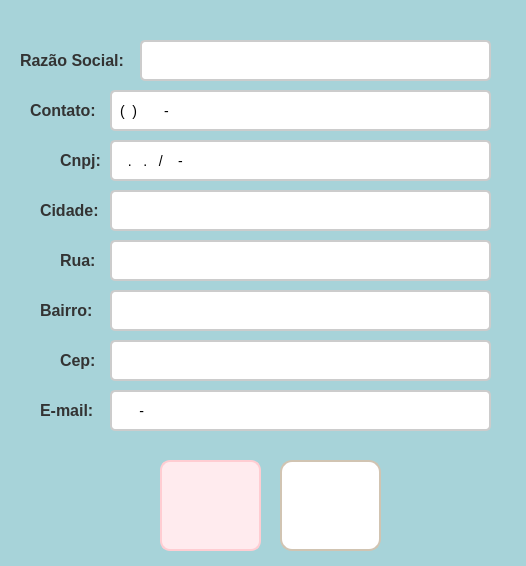
<?xml version="1.0" encoding="UTF-8"?>
<ui version="4.0">
 <class>frm_DadosFornecedor</class>
 <widget class="QWidget" name="frm_DadosFornecedor">
  <property name="geometry">
   <rect>
    <x>0</x>
    <y>0</y>
    <width>526</width>
    <height>566</height>
   </rect>
  </property>
  <property name="windowTitle">
   <string>Form</string>
  </property>
  <property name="styleSheet">
   <string notr="true">QWidget {
    background-color: #A7D3D9;
    border-radius: 8px;
}</string>
  </property>
  <widget class="QLabel" name="lbl_razao">
   <property name="geometry">
    <rect>
     <x>20</x>
     <y>50</y>
     <width>111</width>
     <height>21</height>
    </rect>
   </property>
   <property name="styleSheet">
    <string notr="true">QLabel {
    font-size: 16px;
    color: #333333;
    font-weight: bold;
    text-shadow: 1px 1px 2px rgba(0, 0, 0, 0.4);
}
</string>
   </property>
   <property name="text">
    <string>Razão Social:</string>
   </property>
  </widget>
  <widget class="QLineEdit" name="txt_razao">
   <property name="geometry">
    <rect>
     <x>140</x>
     <y>40</y>
     <width>351</width>
     <height>41</height>
    </rect>
   </property>
   <property name="styleSheet">
    <string notr="true">QLineEdit {
    border: 2px solid #cccccc; 
    border-radius: 5px; 
    padding: 6px; 
    font-size: 14px; 
    background-color: #ffffff;
    transition: all 0.3s ease;
}

QLineEdit:hover {
    border: 2px solid #3f51b5; 
    background-color: #f5f5f5; 
}
</string>
   </property>
  </widget>
  <widget class="QLabel" name="lbl_contato">
   <property name="geometry">
    <rect>
     <x>30</x>
     <y>100</y>
     <width>71</width>
     <height>20</height>
    </rect>
   </property>
   <property name="styleSheet">
    <string notr="true">QLabel {
    font-size: 16px;
    color: #333333;
    font-weight: bold;
    text-shadow: 1px 1px 2px rgba(0, 0, 0, 0.4);
}
</string>
   </property>
   <property name="text">
    <string>Contato:</string>
   </property>
  </widget>
  <widget class="QLabel" name="lbl_Cnpj">
   <property name="geometry">
    <rect>
     <x>60</x>
     <y>150</y>
     <width>51</width>
     <height>20</height>
    </rect>
   </property>
   <property name="styleSheet">
    <string notr="true">QLabel {
    font-size: 16px;
    color: #333333;
    font-weight: bold;
    text-shadow: 1px 1px 2px rgba(0, 0, 0, 0.4);
}
</string>
   </property>
   <property name="text">
    <string>Cnpj:</string>
   </property>
  </widget>
  <widget class="QPushButton" name="btn_cancelar">
   <property name="geometry">
    <rect>
     <x>160</x>
     <y>460</y>
     <width>101</width>
     <height>91</height>
    </rect>
   </property>
   <property name="autoFillBackground">
    <bool>false</bool>
   </property>
   <property name="styleSheet">
    <string notr="true">QPushButton {
    background-color: #ffebee; 
    border: 2px solid #ffcdd2;
    border-radius: 10px;
    color: #b71c1c; 
    font-size: 14px;
    font-weight: bold;
    padding: 10px 16px;
    background-image:url(:/icon_cancelar/cancelar.png);
    background-repeat: no-repeat;
    background-position: center;
    padding-left: 40px;
    transition: all 0.3s ease;
}

QPushButton:hover {
    background-color: #ffcdd2;
    border-color: #e57373;
    color: #d32f2f; 
}

QPushButton:pressed {
    background-color: #e57373;
    border-color: #b71c1c;
    padding-left: 44px;
    padding-top: 2px;
}</string>
   </property>
   <property name="text">
    <string/>
   </property>
  </widget>
  <widget class="QLineEdit" name="txt_contato">
   <property name="geometry">
    <rect>
     <x>110</x>
     <y>90</y>
     <width>381</width>
     <height>41</height>
    </rect>
   </property>
   <property name="styleSheet">
    <string notr="true">QLineEdit {
    border: 2px solid #cccccc; 
    border-radius: 5px; 
    padding: 6px; 
    font-size: 14px; 
    background-color: #ffffff;
    transition: all 0.3s ease;
}

QLineEdit:hover {
    border: 2px solid #3f51b5; 
    background-color: #f5f5f5; 
}
</string>
   </property>
   <property name="inputMask">
    <string>(00) 0 0000-0000</string>
   </property>
  </widget>
  <widget class="QLineEdit" name="txt_cnpj">
   <property name="geometry">
    <rect>
     <x>110</x>
     <y>140</y>
     <width>381</width>
     <height>41</height>
    </rect>
   </property>
   <property name="styleSheet">
    <string notr="true">QLineEdit {
    border: 2px solid #cccccc; 
    border-radius: 5px; 
    padding: 6px; 
    font-size: 14px; 
    background-color: #ffffff;
    transition: all 0.3s ease;
}

QLineEdit:hover {
    border: 2px solid #3f51b5; 
    background-color: #f5f5f5; 
}
</string>
   </property>
   <property name="inputMask">
    <string>00.000.000/0000-00</string>
   </property>
  </widget>
  <widget class="QLabel" name="lbl_Rua">
   <property name="geometry">
    <rect>
     <x>60</x>
     <y>250</y>
     <width>41</width>
     <height>20</height>
    </rect>
   </property>
   <property name="styleSheet">
    <string notr="true">QLabel {
    font-size: 16px;
    color: #333333;
    font-weight: bold;
    text-shadow: 1px 1px 2px rgba(0, 0, 0, 0.4);
}
</string>
   </property>
   <property name="text">
    <string>Rua:</string>
   </property>
  </widget>
  <widget class="QLineEdit" name="txt_Rua">
   <property name="geometry">
    <rect>
     <x>110</x>
     <y>240</y>
     <width>381</width>
     <height>41</height>
    </rect>
   </property>
   <property name="styleSheet">
    <string notr="true">QLineEdit {
    border: 2px solid #cccccc; 
    border-radius: 5px; 
    padding: 6px; 
    font-size: 14px; 
    background-color: #ffffff;
    transition: all 0.3s ease;
}

QLineEdit:hover {
    border: 2px solid #3f51b5; 
    background-color: #f5f5f5; 
}
</string>
   </property>
  </widget>
  <widget class="QLabel" name="lbl_cidade">
   <property name="geometry">
    <rect>
     <x>40</x>
     <y>200</y>
     <width>61</width>
     <height>20</height>
    </rect>
   </property>
   <property name="styleSheet">
    <string notr="true">QLabel {
    font-size: 16px;
    color: #333333;
    font-weight: bold;
    text-shadow: 1px 1px 2px rgba(0, 0, 0, 0.4);
}
</string>
   </property>
   <property name="text">
    <string>Cidade:</string>
   </property>
  </widget>
  <widget class="QPushButton" name="btn_cadastrar_3">
   <property name="geometry">
    <rect>
     <x>280</x>
     <y>460</y>
     <width>101</width>
     <height>91</height>
    </rect>
   </property>
   <property name="styleSheet">
    <string notr="true">QPushButton {
    background-color: #ffffff;
    border: 2px solid #d1c4b2;
    border-radius: 12px;
    color: #5a5a5a;
    font-size: 14px;
    font-weight: bold;
    padding: 10px 16px;
    background-image:url(:/icon_cadastrar/cadastrar.png); 
    background-repeat: no-repeat;
    background-position: center;
    transition: all 0.3s ease;
}

QPushButton:hover {
    background-color: #f2ebe0;
    border-color: #c4b49e;
}

QPushButton:pressed {
    background-color: #e8dfcf; 
    border-color: #b39b8d; 
    padding-left: 12px; 
    padding-top: 4px;
}</string>
   </property>
   <property name="text">
    <string/>
   </property>
  </widget>
  <widget class="QLineEdit" name="txt_cidade">
   <property name="geometry">
    <rect>
     <x>110</x>
     <y>190</y>
     <width>381</width>
     <height>41</height>
    </rect>
   </property>
   <property name="styleSheet">
    <string notr="true">QLineEdit {
    border: 2px solid #cccccc; 
    border-radius: 5px; 
    padding: 6px; 
    font-size: 14px; 
    background-color: #ffffff;
    transition: all 0.3s ease;
}

QLineEdit:hover {
    border: 2px solid #3f51b5; 
    background-color: #f5f5f5; 
}
</string>
   </property>
  </widget>
  <widget class="QLabel" name="lbl_bairro">
   <property name="geometry">
    <rect>
     <x>40</x>
     <y>300</y>
     <width>61</width>
     <height>21</height>
    </rect>
   </property>
   <property name="styleSheet">
    <string notr="true">QLabel {
    font-size: 16px;
    color: #333333;
    font-weight: bold;
    text-shadow: 1px 1px 2px rgba(0, 0, 0, 0.4);
}
</string>
   </property>
   <property name="text">
    <string>Bairro:</string>
   </property>
  </widget>
  <widget class="QLineEdit" name="txt_bairro">
   <property name="geometry">
    <rect>
     <x>110</x>
     <y>290</y>
     <width>381</width>
     <height>41</height>
    </rect>
   </property>
   <property name="styleSheet">
    <string notr="true">QLineEdit {
    border: 2px solid #cccccc; 
    border-radius: 5px; 
    padding: 6px; 
    font-size: 14px; 
    background-color: #ffffff;
    transition: all 0.3s ease;
}

QLineEdit:hover {
    border: 2px solid #3f51b5; 
    background-color: #f5f5f5; 
}
</string>
   </property>
  </widget>
  <widget class="QLabel" name="lbl_email">
   <property name="geometry">
    <rect>
     <x>40</x>
     <y>400</y>
     <width>61</width>
     <height>21</height>
    </rect>
   </property>
   <property name="styleSheet">
    <string notr="true">QLabel {
    font-size: 16px;
    color: #333333;
    font-weight: bold;
    text-shadow: 1px 1px 2px rgba(0, 0, 0, 0.4);
}
</string>
   </property>
   <property name="text">
    <string>E-mail:</string>
   </property>
  </widget>
  <widget class="QLineEdit" name="txt_email">
   <property name="geometry">
    <rect>
     <x>110</x>
     <y>390</y>
     <width>381</width>
     <height>41</height>
    </rect>
   </property>
   <property name="styleSheet">
    <string notr="true">QLineEdit {
    border: 2px solid #cccccc; 
    border-radius: 5px; 
    padding: 6px; 
    font-size: 14px; 
    background-color: #ffffff;
    transition: all 0.3s ease;
}

QLineEdit:hover {
    border: 2px solid #3f51b5; 
    background-color: #f5f5f5; 
}
</string>
   </property>
   <property name="inputMask">
    <string>00000-000</string>
   </property>
  </widget>
  <widget class="QLineEdit" name="txt_cep">
   <property name="geometry">
    <rect>
     <x>110</x>
     <y>340</y>
     <width>381</width>
     <height>41</height>
    </rect>
   </property>
   <property name="styleSheet">
    <string notr="true">QLineEdit {
    border: 2px solid #cccccc; 
    border-radius: 5px; 
    padding: 6px; 
    font-size: 14px; 
    background-color: #ffffff;
    transition: all 0.3s ease;
}

QLineEdit:hover {
    border: 2px solid #3f51b5; 
    background-color: #f5f5f5; 
}
</string>
   </property>
  </widget>
  <widget class="QLabel" name="lbl_cep_2">
   <property name="geometry">
    <rect>
     <x>60</x>
     <y>350</y>
     <width>41</width>
     <height>21</height>
    </rect>
   </property>
   <property name="styleSheet">
    <string notr="true">QLabel {
    font-size: 16px;
    color: #333333;
    font-weight: bold;
    text-shadow: 1px 1px 2px rgba(0, 0, 0, 0.4);
}
</string>
   </property>
   <property name="text">
    <string>Cep:</string>
   </property>
  </widget>
 </widget>
 <resources>
  <include location="icon_cadastrar.qrc"/>
  <include location="icon_cancelar.qrc"/>
 </resources>
 <connections/>
</ui>
